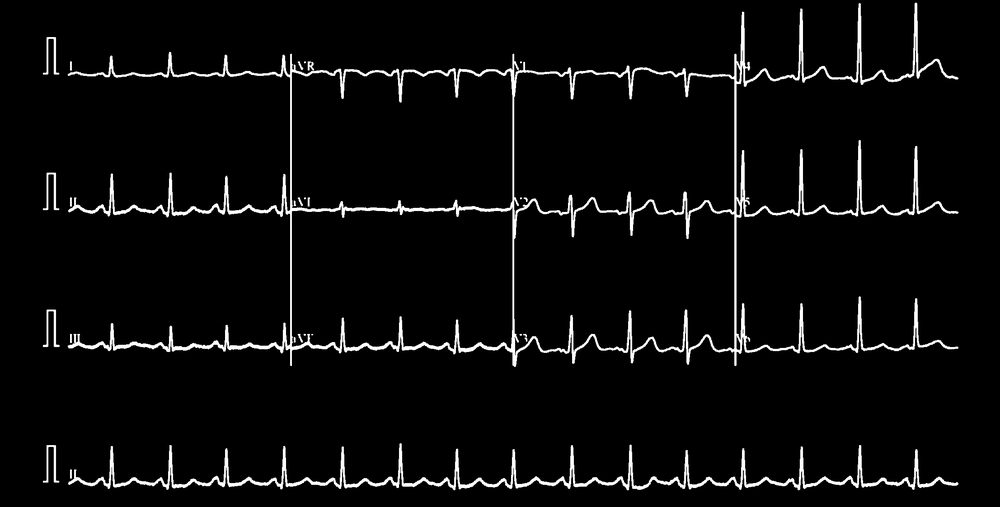
#> input picture Preprocessing-for-Image-Data/processed_images/Abnormal Heartbeat/HB(104)_cleaned.png, 1000 x 507 px, shrunk from 2213 x 1122 before the run, found by its file name; its folder holds only this picture in this run
$ jupyter execute --allow-errors 'Uncropped leads and data split.ipynb'
#> lines starting #> are read from the running program, lines starting #| are printed output that depends on the picture; after the words box and inside, x2 and y2 are one past the last pixel; in counts of white or black regions, pixels touching at a corner belong together
[cell 1]
import os
import numpy as np
from skimage.io import imread, imsave
from skimage.color import rgb2gray
from skimage.filters import threshold_otsu
from skimage.morphology import dilation, opening, square
from skimage.restoration import denoise_bilateral
from skimage.util import img_as_ubyte
from scipy.ndimage import median_filter

# Input folders
dataset_paths = {
    'Abnormal Heartbeat': r"C:\Users\sihus\OneDrive\Desktop\MP DL\dataset2\Abnormal Heartbeat",
    'MI': r"C:\Users\sihus\OneDrive\Desktop\MP DL\dataset2\MI",
    'History of MI': r"C:\Users\sihus\OneDrive\Desktop\MP DL\dataset2\History of MI",
    'Normal': r"C:\Users\sihus\OneDrive\Desktop\MP DL\dataset2\Normal"
}

# Output folder
output_root = r"C:\Users\sihus\OneDrive\Desktop\MP DL\processed_images"
os.makedirs(output_root, exist_ok=True)

# Preprocessing parameters
CROP_TOP = 300
CROP_BOTTOM = 150
DILATION_SIZE = 2
MEDIAN_KERNEL_SIZE = 3  # for median filtering

# Function to preprocess and save ECG images
def convert_image_to_rgb(image_path, class_name, output_root):
#> called with class_name = 'Abnormal Heartbeat'
    image = imread(image_path)
#> image is the input picture: shape (507, 1000, 3); min 0, max 255, mean 11
    base_name = os.path.splitext(os.path.basename(image_path))[0]

    # Crop out top/bottom margins
    image = image[CROP_TOP:image.shape[0] - CROP_BOTTOM, :, :]
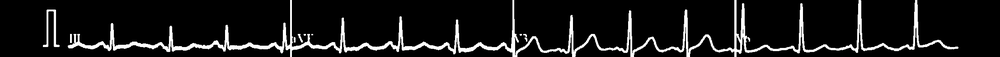
#> image: shape (57, 1000, 3); min 0, max 255, mean 23.9

    # Convert to grayscale
    gray = rgb2gray(image)

    # Median filter to remove noise while preserving edges
    filtered = median_filter(gray, size=MEDIAN_KERNEL_SIZE)
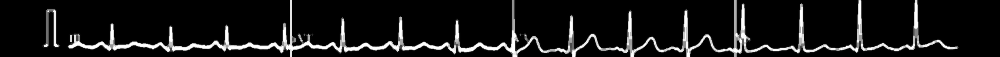
#> filtered: shape (57, 1000) float64; min 0, max 1, mean 0.0906

    # Otsu's thresholding
    thresh = threshold_otsu(filtered)
#> thresh = 0.416
    binary = filtered < thresh  # ECG lines are darker
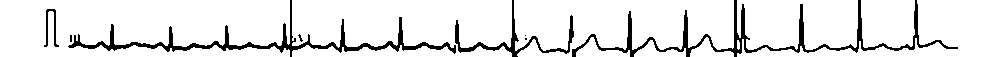
#> binary: shape (57, 1000) bool; 90% white; 8 black regions (4 under 20 px), largest, box (x1, y1, x2, y2) and area: (572, 0, 958, 57) 2427, (68, 0, 456, 57) 2247, (455, 0, 574, 57) 807, (44, 9, 59, 47) 173

    # Morphological operations to enhance ECG lines
    binary = opening(binary, square(2))  # remove noise dots
#> binary: shape (57, 1000) bool; 90% white; 8 black regions (4 under 20 px), largest, box (x1, y1, x2, y2) and area: (572, 0, 958, 57) 2431, (68, 0, 456, 57) 2255, (455, 0, 574, 57) 809, (44, 9, 59, 47) 173
    binary = dilation(binary, square(DILATION_SIZE))  # thicken lines
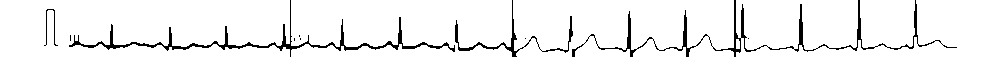
#> binary: shape (57, 1000) bool; 93.7% white; black in thin lines or dots

    # Convert binary to RGB image
    rgb = np.zeros((binary.shape[0], binary.shape[1], 3), dtype=np.uint8)
    rgb[binary] = [255, 255, 255]  # ECG signal as white
    rgb[~binary] = [0, 0, 0]       # background as black

    # Save the image
    output_dir = os.path.join(output_root, class_name)
    os.makedirs(output_dir, exist_ok=True)
    imsave(os.path.join(output_dir, base_name + "_cleaned.png"), rgb)

# Loop through dataset
#> (the rest of this cell did not finish here and is left out)

[cell 2]
import os
import shutil
import random
from tqdm import tqdm

# Configuration
input_dir = "processed_images"
output_dir = "split_images_uncropped"
split_ratio = {'train': 0.7, 'val': 0.15, 'test': 0.15}
random.seed(42)

# Ensure output directories exist
for split in ['train', 'val', 'test']:
    for class_name in os.listdir(input_dir):
        os.makedirs(os.path.join(output_dir, split, class_name), exist_ok=True)

# Process each class
for class_name in os.listdir(input_dir):
    class_path = os.path.join(input_dir, class_name)
    if not os.path.isdir(class_path):
        continue

    images = os.listdir(class_path)
    random.shuffle(images)

    total = len(images)
    train_end = int(split_ratio['train'] * total)
    val_end = train_end + int(split_ratio['val'] * total)

    splits = {
        'train': images[:train_end],
        'val': images[train_end:val_end],
        'test': images[val_end:]
    }

    for split, split_images in splits.items():
        for img in tqdm(split_images, desc=f"Copying {split} - {class_name}"):
            src = os.path.join(class_path, img)
            dst = os.path.join(output_dir, split, class_name, img)
            shutil.copy2(src, dst)
